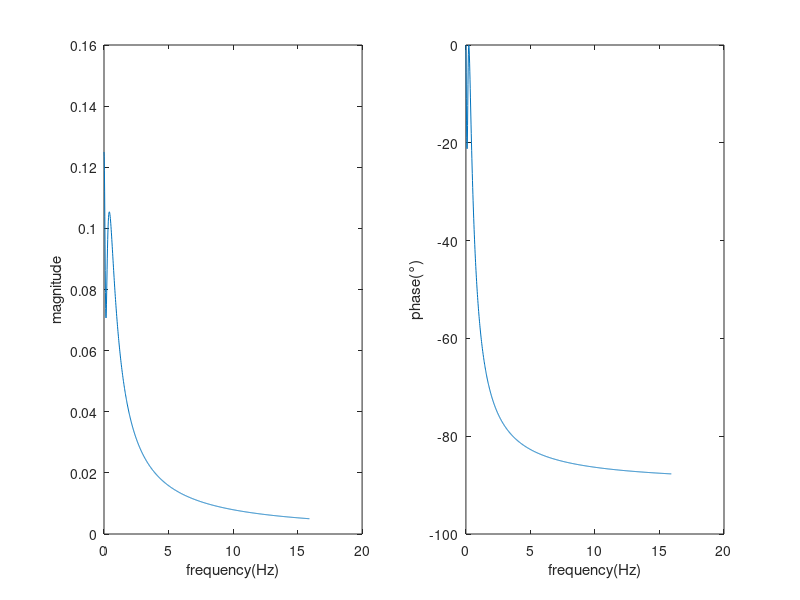

MATLAB code to generate this figure: (Note: this script raises an error after producing the figure.)
clc
close all
clear

num = [1 1 1];
den = [2 10 16 8];
w = 0:0.1:100;
H = freqs(num,den,w);
mag = abs(H);
phase = angle(H)*180/pi;
subplot(1,2,1);
plot(w/(2*pi),mag);
xlabel('frequency(Hz)')
ylabel('magnitude');
subplot(1,2,2);
plot(w/(2*pi),phase);
xlabel('frequency(Hz)')
ylabel('phase(°)');

t =0:0.1:100;
x = 10*exp(-2.*t)*4.*t.*heaviside(t);


X = fft(x);
mag1 = abs(X)/1000;
mag2 =2.*mag1(1:501);
w = 0:0.1:50;
phase1 = angle(X);

figure();
plot(w/50,mag2);
xlabel('frequency(Π)')
ylabel('magnitude');


syms X1 X2 X3 x1 x2 x3 w;
X1 = exp(j*w)/(1-j*w);
x1 = ifourier(X1);
pretty(x1);
X2 =dirac(w)/(1+2*j*w) ;
x2 = ifourier(X2);
pretty(x2);
X3 =pi*dirac(w)/((2+j*w)*(5+j*w)) ;
x3 = ifourier(X3);
pretty(x3);

t =0:0.001:1;
x1 = cos(100*pi.*t);
x2 = 2*cos(400*pi.*t);
x3 = x1.*x2;
w = 0:pi/500:2*pi;
X1 = fft(x1)/1000;
figure();
subplot(1,2,1);
plot(w,abs(X1));
xlabel('frequency(Π)');
ylabel('magnitude');
title('X1');
subplot(1,2,2);
plot(w,angle(X1));
xlabel('frequency(Π)');
ylabel('phase');
title('X1');

X2 = fft(x2)/1000;
figure();
subplot(1,2,1);
plot(w,abs(X2));
xlabel('frequency(Π)');
ylabel('magnitude');
title('X2');
subplot(1,2,2);
plot(w,angle(X2));
xlabel('frequency(Π)');
ylabel('phase');
title('X2');

X3 = fft(x3)/1000;
figure();
subplot(1,2,1);
plot(w,abs(X3));
xlabel('frequency(Π)');
ylabel('magnitude');
title('X3');
subplot(1,2,2);
plot(w,angle(X3));
xlabel('frequency(Π)');
ylabel('phase');
title('X3');


num = [2,5];
den = [1,5,6];
t = 0:0.1:10;
y1 = impulse(num,den,t);
y2 = step(num,den,t);
figure();
plot(t,y1);
title('冲激响应');
figure();
plot(t,y2);
title('阶跃响应');